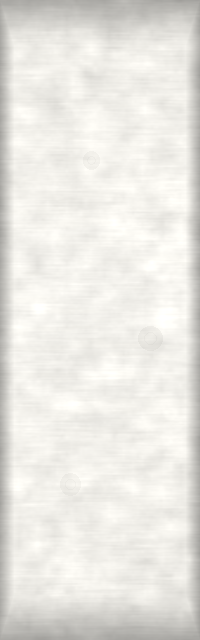
#> input picture rooms/art/faces/drawing_bookcase_side.png, 200 x 640 px, given in place of hall_bg.png, which was not available
$ python contact_sheet.py ../rooms/art/faces ../rooms/art/faces/archie_mint_front.png
#> lines starting #> are read from the running program, lines starting #| are printed output that depends on the picture
"""Contact sheet of every cached view: python tools/contact_sheet.py cache_dir out.png [views...]"""
import os, sys, json
from PIL import Image, ImageDraw
HERE = os.path.dirname(os.path.dirname(os.path.abspath(__file__)))
sys.path.insert(0, HERE)
import build_rooms
cache, out = sys.argv[1], sys.argv[2]
views = sys.argv[3:] or [v + s for v in build_rooms.VIEWS for s in ("", "_r")]
tw, th = 480, 270
cols = 6
rows = (len(views) + cols - 1) // cols
sheet = Image.new("RGB", (cols * tw, rows * (th + 18)), (20, 20, 20))
#> sheet: PIL image 2880x1728 RGB; every value is 20
d = ImageDraw.Draw(sheet)
for i, v in enumerate(views):
    bg = Image.open(os.path.join(cache, v + "_bg.png")).convert("RGBA")
    bg.alpha_composite(Image.open(os.path.join(cache, v + "_fg.png")).convert("RGBA"))
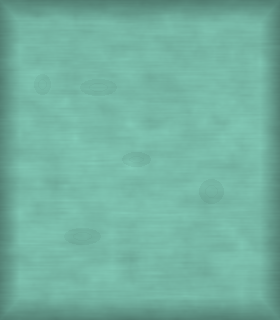
#> input picture rooms/art/faces/archie_mint_front.png, 280 x 320 px, given in place of hall_fg.png, which was not available
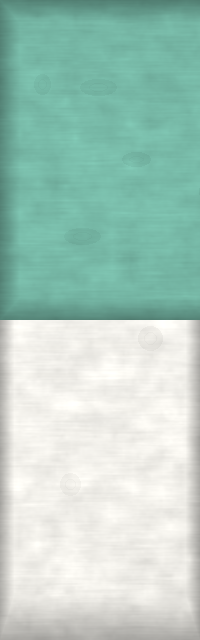
#> bg: PIL image 200x640 RGBA; mean R, G, B, A 173.8, 204.8, 193.5, 255
    x, y = (i % cols) * tw, (i // cols) * (th + 18)
    sheet.paste(bg.convert("RGB").resize((tw, th), Image.LANCZOS), (x, y + 18))
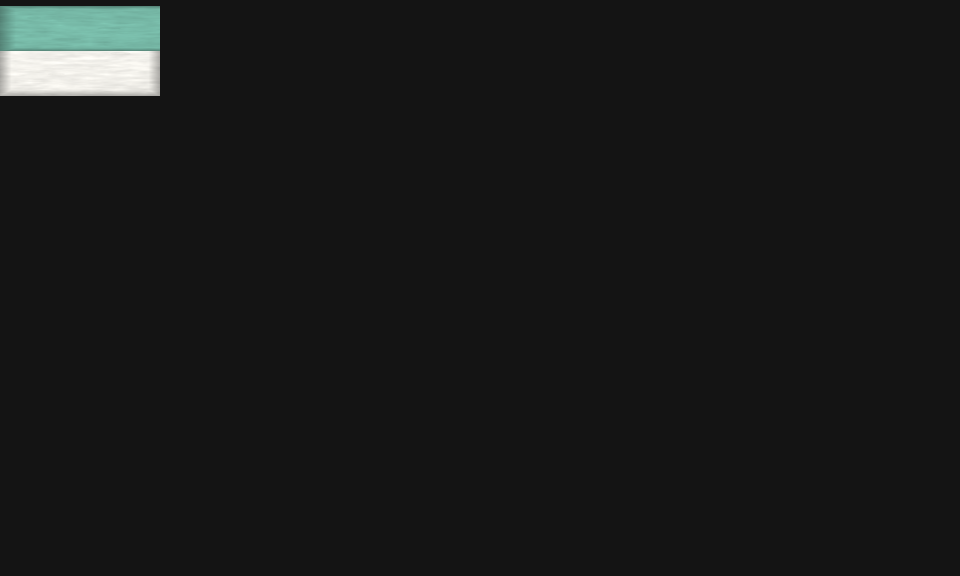
#> sheet: PIL image 2880x1728 RGB (shown at 1/3 size); mean R, G, B 24, 24.8, 24.5
#> (the run stopped early here; a loop or call above may not have finished)
